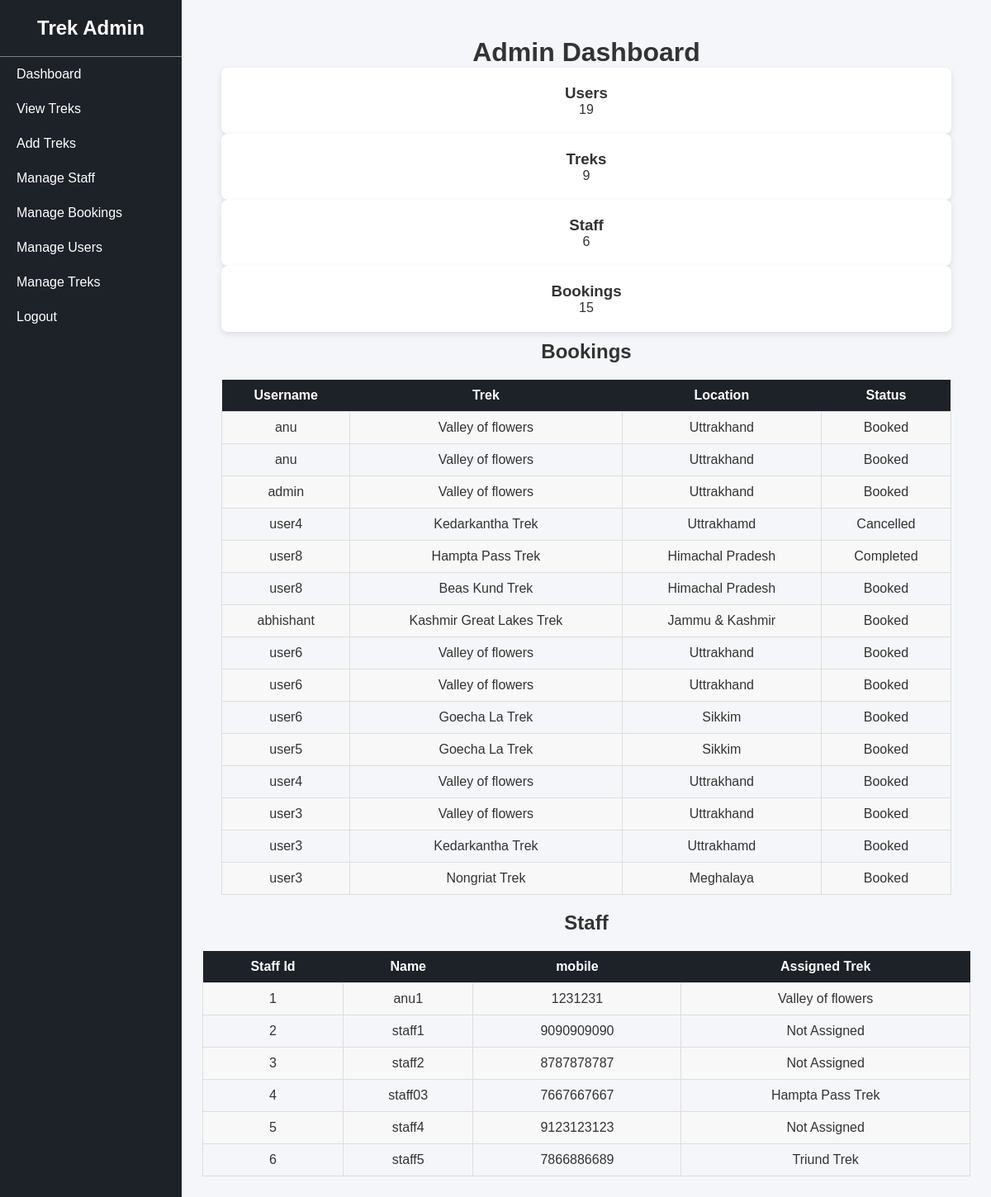
The app's page /admin_dashboard (signed in), older data.
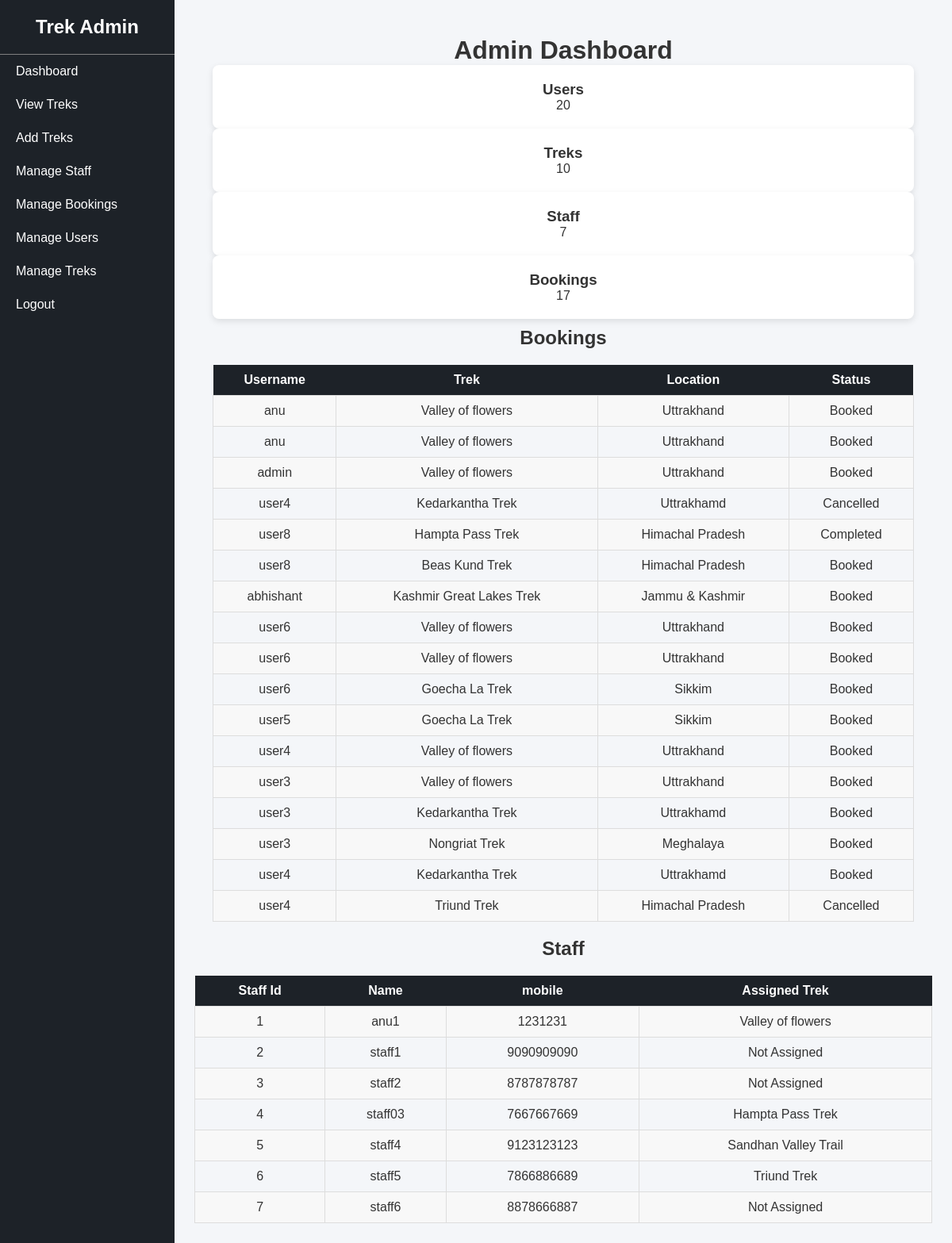
The same page, newer data.
### tables this page shows
CREATE TABLE bookings(
                 id INTEGER PRIMARY KEY AUTOINCREMENT,
                user_id INTEGER, 
                 username TEXT NOT NULL,
                 trek_id INTEGER,
                 booking_date DATE ,
                 status TEXT NOT NULL,
                 FOREIGN KEY(trek_id) REFERENCES treks(id),
                 FOREIGN KEY(user_id) REFERENCES users(id)
                 
                 );

CREATE TABLE treks(
                 id INTEGER PRIMARY KEY AUTOINCREMENT,
                 name TEXT NOT NULL,
                 location TEXT NOT NULL,
                 price INTEGER NOT NULL,
                 slots INTEGER NOT NULL,
                 difficulty TEXT NOT NULL,
                 duration INTEGER NOT NULL,
                 status TEXT NOT NULL DEFAULT 'Open',
                 assigned_staffID INTEGER NOT NULL,
                 start_date DATE ,
                 end_date DATE ,
                 description TEXT , image TEXT,
                 FOREIGN KEY (assigned_staffID) REFERENCES staff(id)
                 );

CREATE TABLE staff(
                 id INTEGER PRIMARY KEY AUTOINCREMENT,
                 name TEXT NOT NULL,
                 mobile INTEGER,
                 assigned_trek TEXT ,
                 status TEXT NOT NULL);

### app.py (the view)
@app.route("/admin_dashboard")
def dashboard():
    if "user" not in session or session["user"] != "admin":
        return "Access Denied"
    conn = get_db_connnection()
    users_count = conn.execute("""
                SELECT COUNT(*) FROM users """).fetchone()[0]
    bookings_count = conn.execute("""
                SELECT COUNT(*) FROM bookings """).fetchone()[0]
    trek_count = conn.execute("""
                SELECT COUNT(*) FROM treks """).fetchone()[0]
    staff_count = conn.execute("""
                SELECT COUNT(*) FROM staff """).fetchone()[0]
    bookings = conn.execute("""SELECT bookings.username, treks.name, treks.location, treks.price, bookings.status
                    FROM bookings
                    JOIN treks ON bookings.trek_id = treks.id
                  """).fetchall()
    staff = conn.execute("""
                        SELECT * FROM staff """).fetchall()
    conn.close()
    return render_template("admin_dashboard.html",bookings=bookings,user_count=users_count,bookings_count=bookings_count,trek_count=trek_count,staff_count=staff_count,staff=staff)

### app.py (called while the page is built)
def get_db_connnection():
    conn = sqlite3.connect("database.db")
    conn.row_factory =sqlite3.Row
    return conn

### templates/admin_dashboard.html
{% extends "admin_base.html" %}
{% block content %}
<div id="admin-dashboard">
    <h1 id="admin_users" style="text-align: center;">Admin Dashboard</h1>
<div class="dashboard-cards">
    <div class="card">
        <h3>Users</h3>
        <p>{{ user_count }}</p>
    </div>
    <div class="card">
        <h3>Treks</h3>
        <p>{{ trek_count }}</p>
    </div>
    <div class="card">
        <h3>Staff</h3>
        <p>{{ staff_count }}</p>
    </div>
    <div class="card">
        <h3>Bookings</h3>
        <p>{{ bookings_count }}</p>
    </div>
</div>
<h2 style="text-align: center; padding-top: 10px;">Bookings</h2>
<table>
    <tr>
        <th>Username</th>
        <th>Trek</th>
        <th>Location</th>
        <th>Status</th>
    </tr>
    {% for b in bookings %}
    <tr>
        <td>{{ b["username"] }}</td>
        <td>{{ b["name"] }}</td>
        <td>{{ b["location"] }}</td>
        <td>{{ b["status"] }}</td>
    </tr>
    {% endfor %}
</table>
</div>
<h2 style="text-align: center;">Staff</h1>
    <table>
        <tr>
            <th>Staff Id</th>
            <th>Name</th>
            <th>mobile</th>
            <th>Assigned Trek</th>
        </tr>
        {% for s in staff %}
        <tr>
            <td>{{ s["id"] }}</td>
            <td>{{ s["name"] }}</td>
            <td>{{ s["mobile"] }}</td>
            <td>{{ s["assigned_trek"] }}</td>
        </tr>
        {% endfor %}
    </table>
{% endblock %}

### templates/admin_base.html (shortened to what this page needs)
<!DOCTYPE html>
<html>
<head>
    <link rel="stylesheet" href="{{ url_for('static', filename='css/style.css') }}">
</head>
<body>
<div class="admin-container">
    <div class="sidebar">
        <h2>Trek Admin</h2>
        <a href="/admin_dashboard">Dashboard</a>
        <a href="/view_treks">View Treks</a>
        <a href="/treks">Add Treks</a>
        <a href="/manage_staff">Manage Staff</a>
        <a href="/manage_bookings">Manage Bookings</a>
        <a href="/manage_users">Manage Users</a>
        <a href="/manage_treks">Manage Treks</a>
        <a href="/logout">Logout</a>
    </div>
    <div class="main-content">
        {% block content %}
        {% endblock %}
    </div>
</div>
</body>
</html>

### static/css/style.css (style rules this page uses)
* { margin:0; padding:0; box-sizing:border-box; }
body { font-family:Arial, Helvetica, sans-serif; background:#f4f6f9; color:#333; }
#admin-dashboard { width:95%; margin:20px auto; }
.card { flex:1; background:white; padding:20px; border-radius:8px; text-align:center; box-shadow:0 3px 8px rgba(0,0,0,.1); }
.admin-container { display:flex; }
.sidebar { width:220px; min-height:100vh; background:#1D2228; }
.sidebar h2 { color:white; text-align:center; padding:20px; border-bottom:1px solid gray; }
.sidebar a { display:block; color:white; padding:12px 20px; text-decoration:none; }
.main-content { flex:1; padding:25px; }
table { width:100%; border-collapse:collapse; margin-top:20px; }
table th { background:#1D2228; color:white; padding:10px; }
table td { padding:10px; border:1px solid #ddd; text-align:center; }
table tr:nth-child(even) { background:#f8f8f8; }

Row changes from the older to the newer data that the page shows:
added bookings: username "user4", name "Kedarkantha Trek", location "Uttrakhamd", status "Booked"
added bookings: username "user4", name "Triund Trek", location "Himachal Pradesh", status "Cancelled"
changed staff "staff03": mobile "7667667667" → "7667667669"
changed staff "staff4": assigned_trek "Not Assigned" → "Sandhan Valley Trail"
added staff: id "7", name "staff6", mobile "8878666887", assigned_trek "Not Assigned"
Text that changed along with them:
{{ user_count }}: "19" → "20"
{{ trek_count }}: "9" → "10"
{{ staff_count }}: "6" → "7"
{{ bookings_count }}: "15" → "17"
